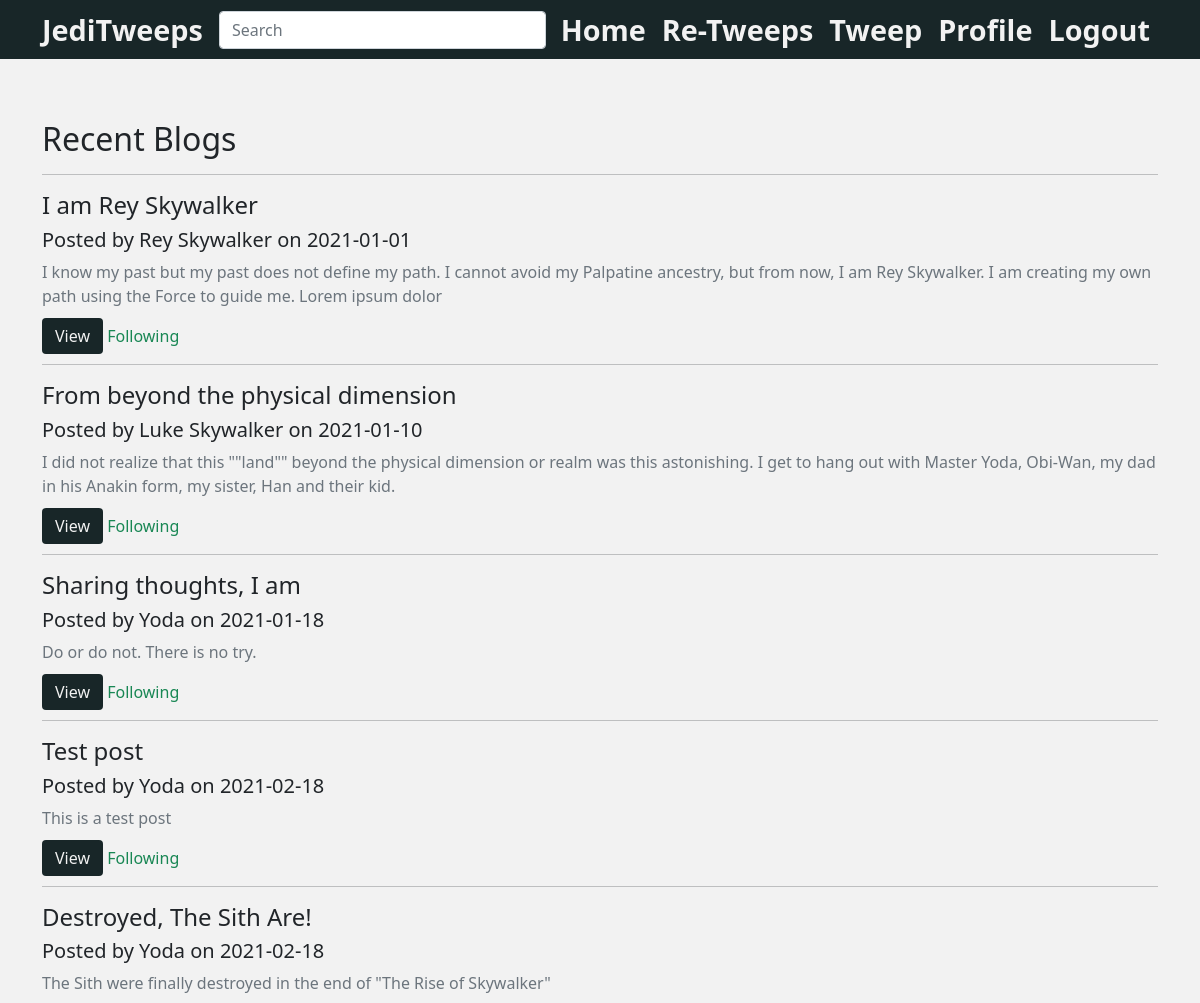
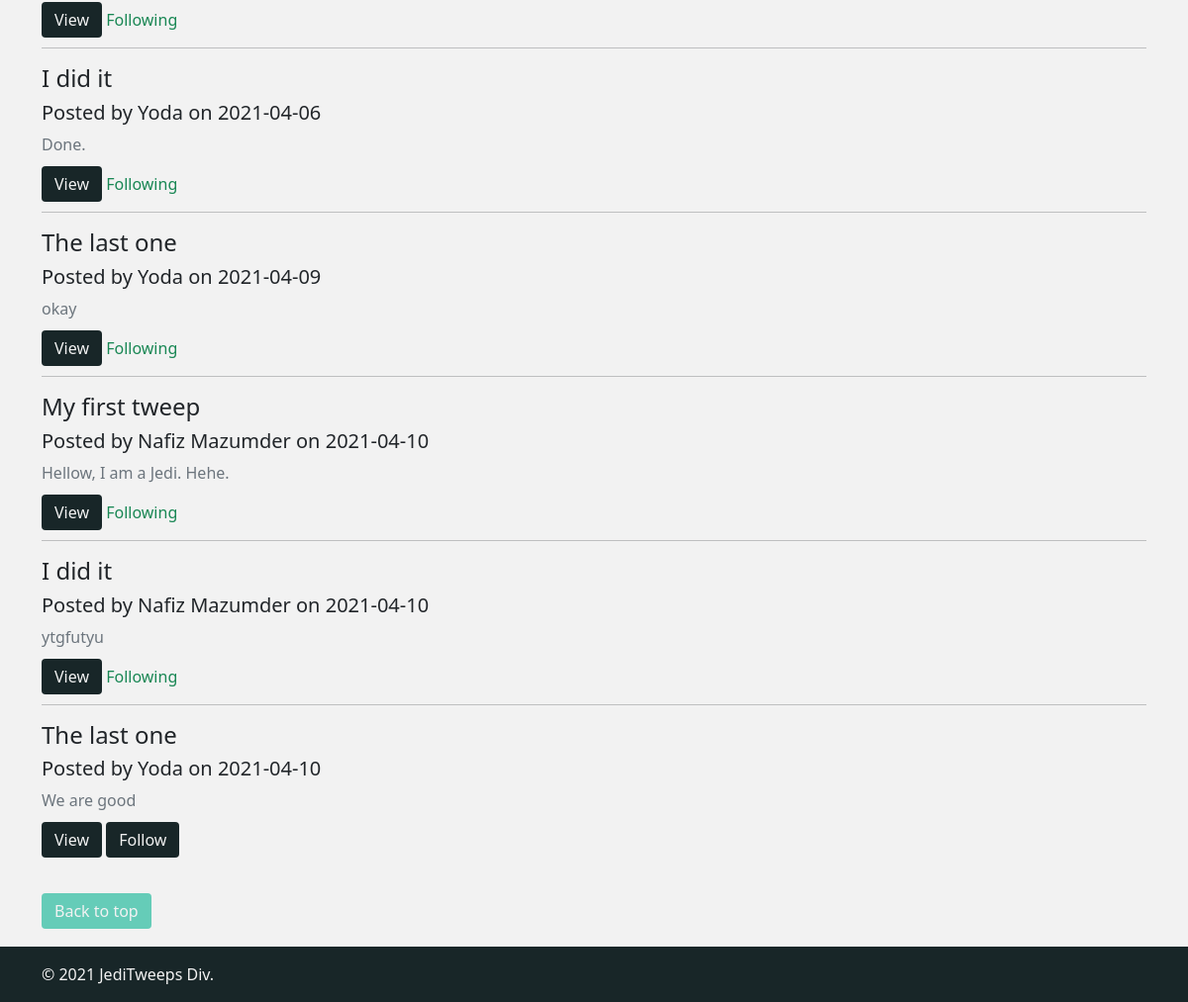
The page /jedi-tweeps.php (signed in) on the database its author committed (2 pictures, top to bottom).
### tables this page shows
CREATE TABLE `jediblog` (
  `jedi_post_id` int(11) NOT NULL,
  `jedi_author` varchar(64) NOT NULL,
  `jedi_post_date` date NOT NULL,
  `jedi_post_category` varchar(64) NOT NULL,
  `jedi_post_title` varchar(256) NOT NULL,
  `jedi_post_content` varchar(2048) NOT NULL
);

### jedi-tweeps.php (the view, shortened to what this page needs)
<?php
require_once "includes/header.php";
require_once "includes/db.php";
$querySQL = "SELECT * FROM `follow`";
$followDB = $dbconnection->query($querySQL);
$fetchedFollow = $followDB->fetch_all();
$followList ="";
for ($i =0, $iMax = count($fetchedFollow); $i < $iMax; $i++){
    if ($fetchedFollow[$i][0] == $_SESSION['juname']) {
        $followList = $fetchedFollow[$i][1];
    }
}
?>
<main id="pg-main-content">
    <div class="container">
        <section class="space-above-below">
           <div class= "posted-content">
        </div>
        <?php
            if (empty($searchedtxt)) {
                ?>
                <h2 class="posted-content fw-light ">Recent Blogs</h2>
                <?php
                $querySQL = "SELECT * FROM `jediblog`";
                $result = $dbconnection->query($querySQL);
                if ($result->num_rows > 0) {
                    $idnum = 1;
                    while ($row = $result->fetch_assoc()) {
                        ?>
                        <hr>
                        <section id="result<?php echo $idnum++; ?> " class="space-above-below">
                            <h4 class="fw-light"><?php echo $row["jedi_post_title"] ?></h4>
                            <h5 class="fw-light"><?php echo "Posted by " . $row["jedi_author"] . " on " . $row["jedi_post_date"] ?></h4>
                                <p class="text-muted"><?php echo substr($row['jedi_post_content'], 0, 200) ?> </p>
                            <?php
                            $postID = $row['jedi_post_id'];
                            ?>
                                <a href="post.php?post_id=<?php echo $postID ?>" role="button" class="viewButton">View</a>
                                <?php
                                    if (strpos($followList,",".$row["jedi_author"].",") !== false ||strpos($followList,",".$row["jedi_author"]." ,") !== false) {
                                        echo "<a href=\"#\" class=\"text-success\" role=\"button\" class=\"viewButton\">Following</a>";
                                    } else {
                                        echo "<a href=\"?addFollow=${row["jedi_author"]}\" role=\"button\" class=\"viewButton\">Follow</a>";
                                    }
                                ?>
                        </section>
                        <?php
                    }
                    ?>
                    <br><br>
                    <a href="#" role="button" class="viewButton color">Back to top</a>
                    <br><br>
                <?php
                }
            }
            ?>
        </section>
    </div>
</main>
<?php
require_once "includes/footer.php";
?>

### includes/header.php (shortened to what this page needs)
<!doctype html>
<html lang="en">
<head>
    <link href="https://cdn.jsdelivr.net/npm/bootstrap@5.0.0-beta1/dist/css/bootstrap.min.css" rel="stylesheet"
>
    <link rel="stylesheet" href="css/styles.css">
</head>
<body>
    <header id="pg-header">
        <?php
        if (isset($_SESSION['juname']) && isset($_SESSION['jupswd'])) {
        ?>
            <nav class="navbar navbar-expand-lg navbar-light">
                <div class="container">
                    <a class="navbar-brand" href="jedi-tweeps.php">JediTweeps</a>
                    <form class="search-form" method="get" action="">
                        <input class="form-control" type="text" placeholder="Search" aria-label="Search" name="search-keywords">
                    </form>
                    <div class="collapse navbar-collapse" id="navbarSupportedContent">
                        <ul class="navbar-nav mb-2 mb-lg-0 ms-auto">
                            <li class="nav-item">
                                <a class="nav-link" aria-current="page" href="jedi-tweeps.php">Home</a>
                            </li>
                            <li class="nav-item">
                                <a class="nav-link" aria-current="page" href="re-tweeps.php">Re-Tweeps</a>
                            </li>
                            <li class="nav-item">
                                <a class="nav-link" aria-current="page" href="submit-blog.php">Tweep</a>
                            </li>
                            <li class="nav-item">
                                <a class="nav-link" aria-current="page" href="profile.php">Profile</a>
                            </li>
                            <li class="nav-item">
                                <a class="nav-link" aria-current="page" href="includes/logout.php">Logout</a>
                            </li>
                        </ul>
                    </div>
                </div>
            </nav>
        <?php
        }
        ?>
    </header>

### includes/footer.php (shortened to what this page needs)
        <footer id="thefooter">
            <div class="container">
                <p class=footerPara>&copy; 2021 JediTweeps Div.</p>
            </div>
        </footer>
    </body>
</html>

### css/styles.css (style rules this page uses)
#pg-header { position: fixed; width: 100vw; }
hr { z-index: -1; }
.navbar { padding: 0px; background-color: #182628; z-index: 3; }
.navbar-light .navbar-nav .nav-link { color: #f2f2f2; }
.navbar-light .navbar-brand { color: #f2f2f2; }
.navbar-brand { margin: 0px; font-size: 1.8rem; font-weight: bold; }
.nav-link { font-size: 1.8rem; font-weight: bold; }
body { background-color: #f2f2f2; }
main { min-height: 93vh; }
.search-form { width: 55%; padding-left: 1rem; }
.posted-content { padding-top: 100px; }
h2.posted-content { padding-top: 20px; }
.viewButton { background-color: #182628; color: #f2f2f2; text-decoration: none; border: 1px solid transparent; padding: .375rem .75rem; border-radius: .25rem; min-width: 112px; margin-bottom: 1.75rem; }
.color { background-color: #65ccb8; }
.footerPara { margin: 0px; color: #f2f2f2; }
a { color: #f2f2f2; text-decoration: none; }
footer { display: flex; align-items: center; background-color: #182628; height: 7vh; }

### rows shown on the page
jediblog: jedi_post_title "I am Rey Skywalker", jedi_author "Rey Skywalker", jedi_post_date "2021-01-01", jedi_post_content "I know my past but my past does not define my path. I cannot avoid my Palpatine ancestry, but from now, I am Rey Skywalker. I am creating my own path using the Force to guide me. Lorem ipsum dolor", shows "Following"
jediblog: jedi_post_title "From beyond the physical dimension", jedi_author "Luke Skywalker", jedi_post_date "2021-01-10", jedi_post_content "I did not realize that this \"\"land\"\" beyond the physical dimension or realm was this astonishing. I get to hang out with Master Yoda, Obi-Wan, my dad in his Anakin form, my sister, Han and their kid.", shows "Following"
jediblog: jedi_post_title "Sharing thoughts, I am", jedi_author "Yoda", jedi_post_date "2021-01-18", jedi_post_content "Do or do not. There is no try.", shows "Following"
jediblog: jedi_post_title "Test post", jedi_author "Yoda", jedi_post_date "2021-02-18", jedi_post_content "This is a test post", shows "Following"
jediblog: jedi_post_title "Destroyed, The Sith Are!", jedi_author "Yoda", jedi_post_date "2021-02-18", jedi_post_content "The Sith were finally destroyed in the end of \"The Rise of Skywalker\"", shows "Following"
jediblog: jedi_post_title "I did it", jedi_author "Yoda", jedi_post_date "2021-04-06", jedi_post_content "Done.", shows "Following"
jediblog: jedi_post_title "The last one", jedi_author "Yoda", jedi_post_date "2021-04-09", jedi_post_content "okay", shows "Following"
jediblog: jedi_post_title "My first tweep", jedi_author "Nafiz Mazumder", jedi_post_date "2021-04-10", jedi_post_content "Hellow, I am a Jedi. Hehe.", shows "Following"
jediblog: jedi_post_title "I did it", jedi_author "Nafiz Mazumder", jedi_post_date "2021-04-10", jedi_post_content "ytgfutyu", shows "Following"
jediblog: jedi_post_title "The last one", jedi_author "Yoda", jedi_post_date "2021-04-10", jedi_post_content "We are good"
